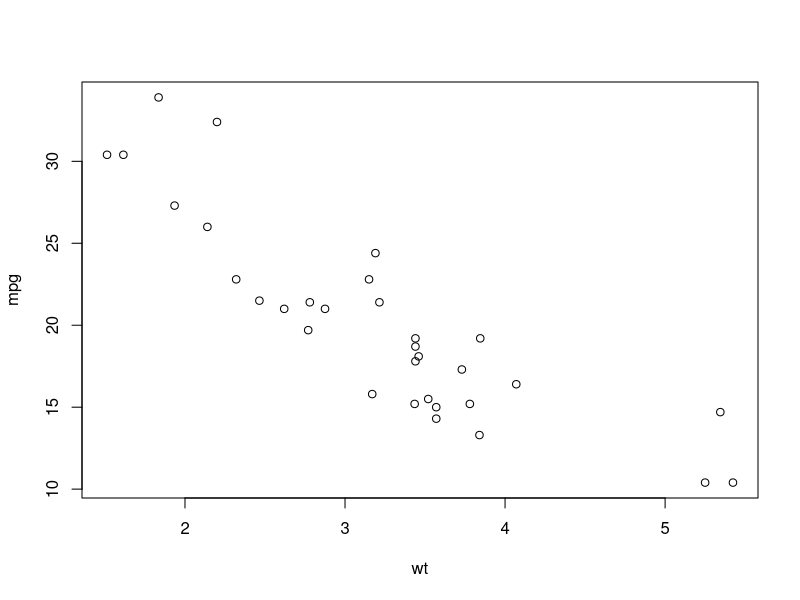
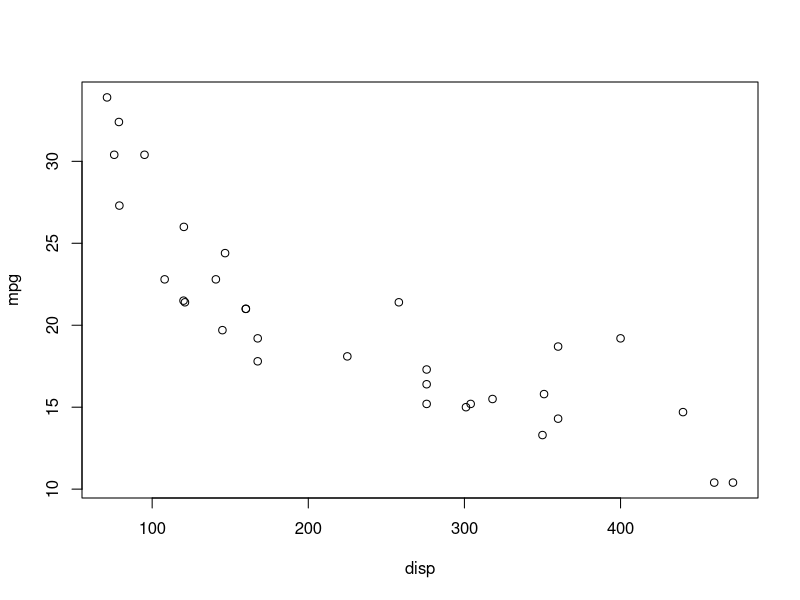

Write R code to recreate these figures, in order. (Note: this script raises an error after producing the figures.)
#bootstrapping tutorial
#https://www.statmethods.net/advstats/bootstrapping.html


# Bootstrap 95% CI for R-Squared
library(boot)
# function to obtain R-Squared from the data 
rsq <- function(formula, data, indices) {
  d <- data[indices,] # allows boot to select sample 
  fit <- lm(formula, data=d)
  return(summary(fit)$r.square)
} 
# bootstrapping with 1000 replications 
results <- boot(data=mtcars, statistic=rsq, 
                R=1000, formula=mpg~wt+disp)

model <- lm(mpg~wt+disp,data = mtcars)
summary(model)
summary(model)$r.square
plot(mpg~wt+disp,data = mtcars)
Call:
  lm(formula = mpg ~ wt + disp, data = mtcars)

# Residuals:
#   Min      1Q  Median      3Q     Max 
# -3.4087 -2.3243 -0.7683  1.7721  6.3484 
# 
# Coefficients:
#   Estimate Std. Error t value Pr(>|t|)    
# (Intercept) 34.96055    2.16454  16.151 4.91e-16 ***
#   wt          -3.35082    1.16413  -2.878  0.00743 ** 
#   disp        -0.01773    0.00919  -1.929  0.06362 .  
# ---
#   Signif. codes:  0 ‘***’ 0.001 ‘**’ 0.01 ‘*’ 0.05 ‘.’ 0.1 ‘ ’ 1
# 
# Residual standard error: 2.917 on 29 degrees of freedom
# Multiple R-squared:  0.7809,	Adjusted R-squared:  0.7658 
# F-statistic: 51.69 on 2 and 29 DF,  p-value: 2.744e-10


# view results
results 
plot(results)

# get 95% confidence interval 
boot.ci(results, type="bca")
# CALL : 
#   boot.ci(boot.out = results, type = "bca")
# 
# Intervals : 
#   Level       BCa          
# 95%   ( 0.6413,  0.8522 )  
# Calculations and Intervals on Original Scale
#Some BCa intervals may be unstable
#-------------

# Bootstrap 95% CI for regression coefficients 
library(boot)
# function to obtain regression weights 
bs <- function(formula, data, indices) {
  d <- data[indices,] # allows boot to select sample 
  fit <- lm(formula, data=d)
  return(coef(fit)) 
} 
# bootstrapping with 1000 replications 
results <- boot(data=mtcars, statistic=bs, 
                R=1000, formula=mpg~wt+disp)

# view results
results
plot(results, index=1) # intercept 
plot(results, index=2) # wt 
plot(results, index=3) # disp 

# get 95% confidence intervals 
boot.ci(results, type="bca", index=1) # intercept 
boot.ci(results, type="bca", index=2) # wt 
boot.ci(results, type="bca", index=3) # disp


